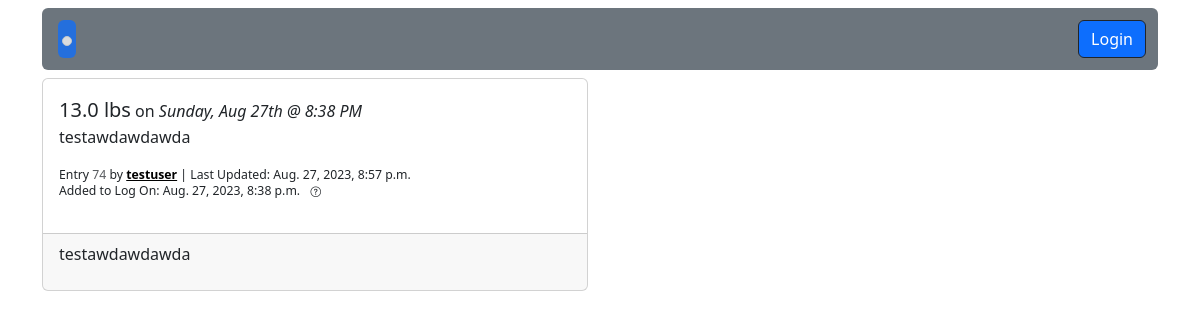
/74/detail, run on an earlier commit of the app's database.
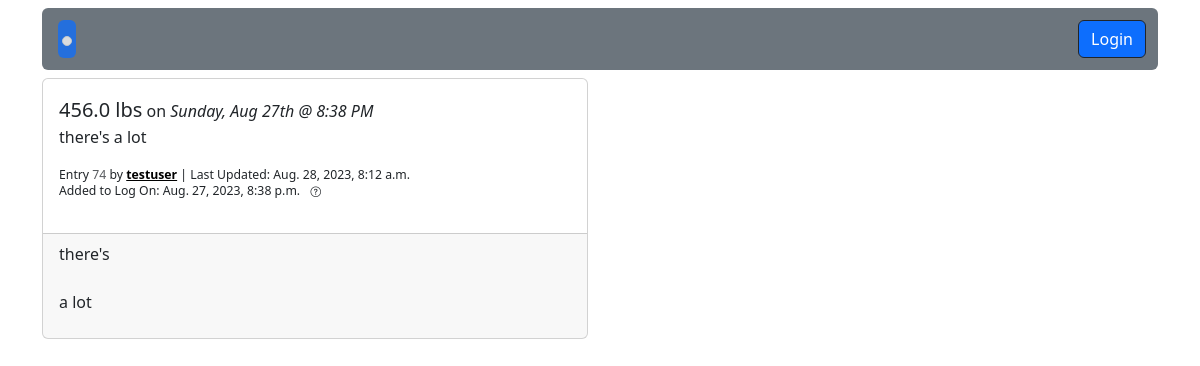
And on a later commit of the database.
### fitness/models.py (models this page shows, shortened)
class WeightEntry(models.Model):
    user = models.ForeignKey(
        settings.AUTH_USER_MODEL,
        on_delete=models.CASCADE,
        related_name="weight_entries"
    )
    weight = weight = models.DecimalField(blank=True, null=True, max_digits=4, decimal_places=1)
    recorded = models.DateTimeField(blank=True, null=True, help_text="Enter the date and time when you measured this weight.")
    note = models.TextField(blank=True, null=True,help_text="Optional: Add a note regarding this entry.")
    created = models.DateTimeField(auto_now_add=True)
    updated = models.DateTimeField(auto_now=True)

### accounts/models.py (models this page shows, shortened)
class CustomUser(AbstractUser):
    date_of_birth = models.DateField(null=True, blank=True, help_text="Enter your date of birth in MM/DD/YYYY format.")
    avatar = models.CharField(max_length=999, null=True, blank=True, help_text="Enter a url for your avatar image")

### fitness/views.py (the view, shortened to what this page needs)
# urls.py: path("<int:pk>/detail", WeightEntryDetailView.as_view(),
class WeightEntryDetailView(DetailView):
    model = WeightEntry
    template_name = "weight_entry_detail.html"
    def get_context_data(self, **kwargs):
        context = super(WeightEntryDetailView, self).get_context_data(**kwargs)
        context["form"] = WeightEntryForm(initial={'recorded': datetime.now()})
        return context

### templates/weight_entry_detail.html (shortened to what this page needs)
{% extends 'base.html' %}
{% load range_filter %}
{% block content %}
<div class="row justify-content-md-start">
    <div class="col-sm-6 pb-2 mb-2">
        <div class="card">
            <div class="card-body">
                <span class="fs-5 fw-medium">{{weightentry.weight}} lbs</span> on <span class="fw-medium fst-italic">{{weightentry.recorded|date:"l"}}, {{weightentry.recorded|date:"M jS"}} @ {{weightentry.recorded|date:"g:i A"}}</span>
            <p>
                {% if weightentry.note|length >= 1  %}
                    {{weightentry.note|slice:"30"}}
                {% else %}
                <br>
                {% endif %}
            </p>
            <p class="lh-1">
                <small><small>Entry <span class="text-muted">{{weightentry.pk}}</span> by <a class="fw-bold text-black" href="{% url "user_profile" weightentry.user.pk %}">{{weightentry.user}}</a> {% if weightentry.updated|date:"m/d/y H:i:s" != weightentry.created|date:"m/d/y H:i:s" %}| Last Updated: {{weightentry.updated}} {% endif %}</small></small>
                <br>
                <small>
                    <small>Added to Log On: {{weightentry.created}}</small>
                    <a href="#"
                        class="badge rounded-pill text-dark"
                        data-bs-toggle="popover"
                        data-bs-trigger="hover focus"
                        data-bs-content="This is the date that the entry was actually added to the log.
                                        Often times, the time that the weight was measured is different than the time the user actually adds it to the log.
                                        For example, if I measured myself at 8AM but I forgot to add it to the log until 3pm.
                                        This is just a means of distinguishing the two times/dates.">
                            <i class="bi bi-question-circle"></i>
                    </a>
                </small>
            </p>
            </div>
            <div class="card-footer">
                <p style="white-space: pre-line">{{weightentry.note}}</p>
            </div>
        </div>
    </div>
</div>
{% endblock content %}

What changed in the data, as far as the page shows it:
changed WeightEntry "Sunday": weight "13.0" → "456.0"; note "testawdawdawda" → "there's a lot"; updated "Aug. 27, 2023, 8:57 p.m." → "Aug. 28, 2023, 8:12 a.m."
